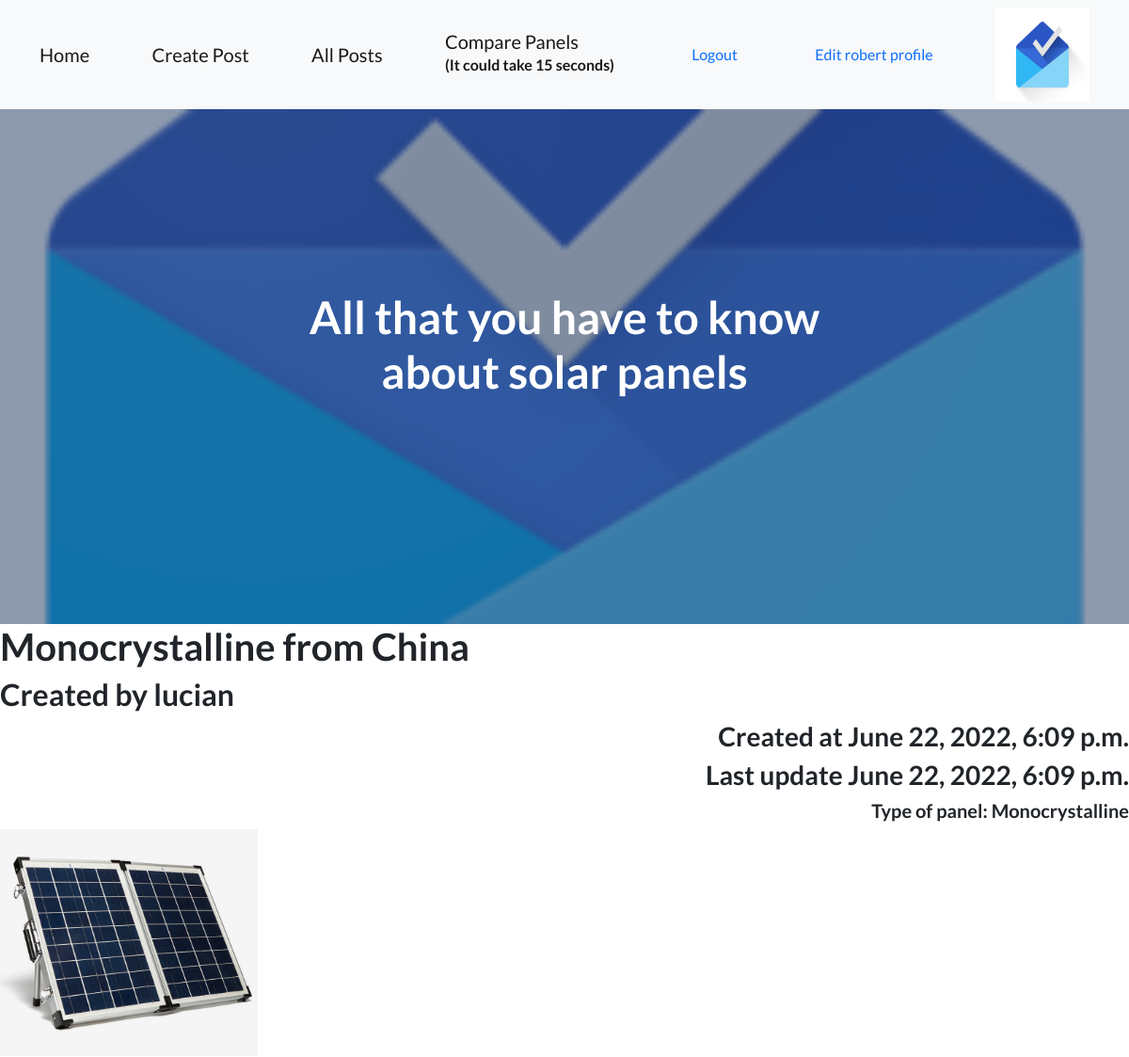
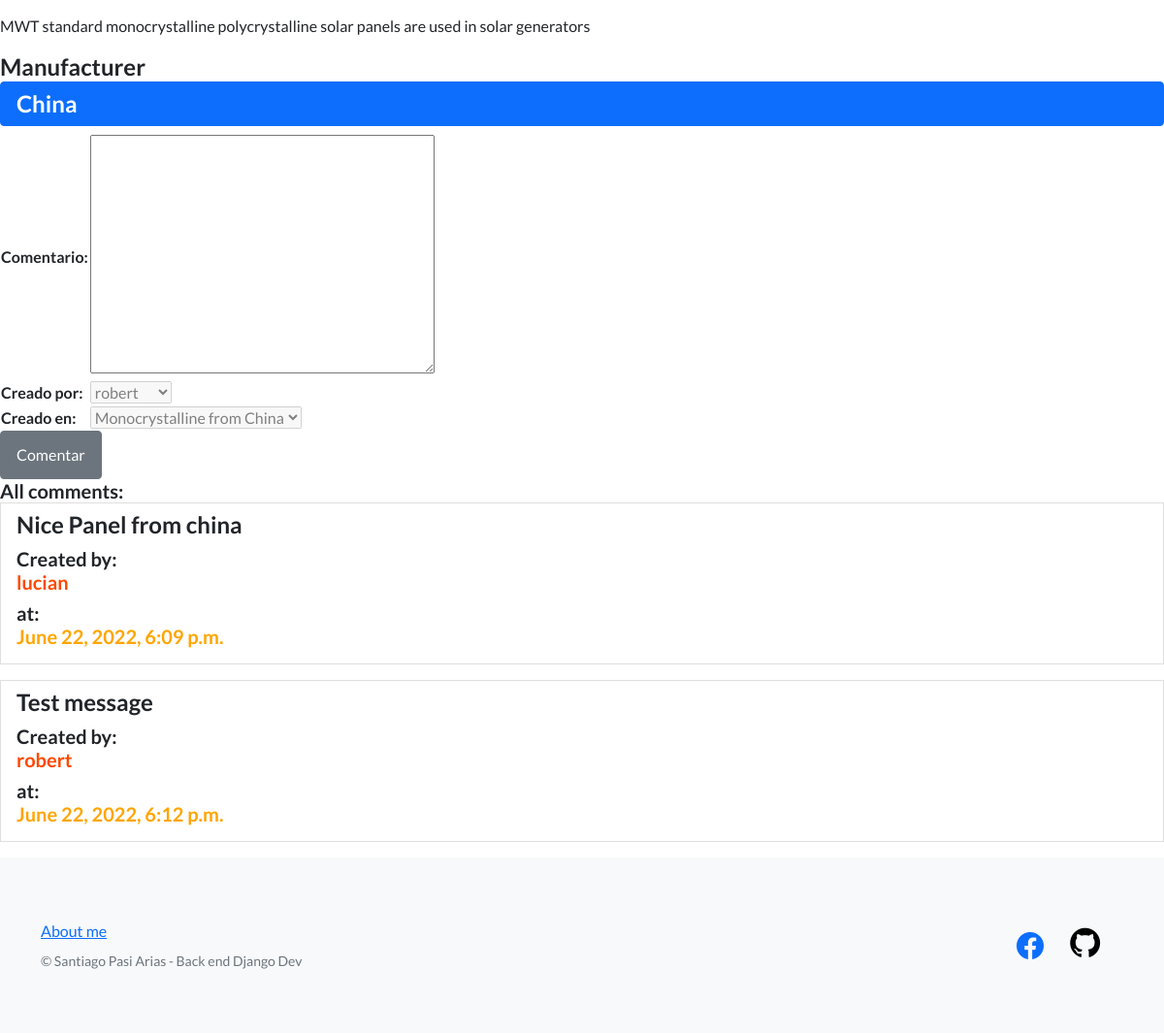
The app's page /blogApp/post/1 (signed in) with its own data (2 pictures, top to bottom).
### blogApp/models.py (models this page shows)
class Post(models.Model):
    titulo = models.CharField(max_length=200)
    cuerpo = models.TextField()
    creado = models.DateTimeField(auto_now_add=True)
    actualizado = models.DateTimeField(auto_now=True)
    image=models.ImageField(blank=True)
    creado_por = models.ForeignKey(User ,on_delete=models.CASCADE)
    tags=models.ManyToManyField('Tag',blank=True)
    def __str__(self):
        return self.titulo
    class TipoPost(models.TextChoices):
        monocrystalline = 'Monocrystalline'
        polycrystalline='Polycrystalline'
    tipo_post = models.CharField(choices= TipoPost.choices, max_length=40)

class Tag(models.Model):
    tag = models.CharField(max_length=100,validators=[validar_texto])
    def __str__(self):
        return self.tag

class Comentarios(models.Model):
    comentario = models.TextField(max_length=500)
    creado_por = models.ForeignKey(User, on_delete=models.CASCADE,related_name='creado_por')
    creado = models.DateTimeField(auto_now_add=True)
    creado_en=models.ForeignKey(Post, on_delete=models.CASCADE,related_name='creado_en')
    def __str__(self):
        return self.comentario

### blogApp/views.py (the view)
# urls.py: path('post/<int:id>',views.post_individual,name="PostIndividual"),
def post_individual(request,id):
    post=Post.objects.get(id=id)
    comentarios = Comentarios.objects.filter(creado_en=post)
    crear_comentario=ComentariosForm(initial={'creado_por': request.user,'creado_en':post})
    if request.method == 'POST':
        crear_comentario=ComentariosForm(request.POST,initial={'creado_por': request.user,'creado_en':post})
        crear_comentario.save()
        return render(request, 'post.html', {'mensaje':f"Comentario creado correctamente","post":post,"comentarios":comentarios,"crear_comentario":crear_comentario})
    else:
        return render(request,'post.html',{'post':post,'comentarios':comentarios,'crear_comentario':crear_comentario})

### blogApp/forms.py
class ComentariosForm(ModelForm):
    class Meta:
        model = Comentarios
        fields = "__all__"
    def __init__(self, *args, **kwargs):
        super(ComentariosForm, self).__init__(*args, **kwargs)
        self.fields['creado_en'].disabled = True
        self.fields['creado_por'].disabled = True

### blogApp/template/post.html (shortened to what this page needs)
{%extends 'index.html'%}
{%load static %}
    {%block content%}
<h1>
    {{post.titulo}}
</h1>
<h2>
    Created by
    {{post.creado_por}}
</h2>
    <h3 style="text-align: right;">
        Created at
        {{post.creado}}
    </h3>
    <h3 style="text-align: right;">
        Last update
        {{post.actualizado}}
    </h3>
    <h5 style="text-align: right;">
        Type of panel:
        {{post.tipo_post}}
    </h5>
    <div>
        <p>
            <img src="{{post.image.url}}" alt="">
        </p>
        <p>
            {{post.cuerpo}}
        </p>
    </div>
    <h4>
        Manufacturer
        {%for tag in post.tags.all%}
        <ul class="list-group">
            <li class="list-group-item active">{{tag}}</li>
        </ul>
        {%endfor%}
    </h4>
    {%if request.user.is_authenticated%}
    <table>
        <tr>
            <form action="" method="POST">
                {{crear_comentario.as_table}}
        </tr>
    </table>
        <tr>
            <input type="submit" value="Comentar" class="btn btn-secondary">
        </tr>
   {%endif%}
<h5>
    All comments:
    {%for i in comentarios%}
    <ul class="list-inline">
        <li class="list-group-item comentarios">
            <h4>
                {{i}}
            </h4>
            <div>
                Created by:
                <h5 style="color: rgb(255, 72, 0)">
                    {{i.creado_por}}
                </h5>
                at:
                <h5 style="color: orange">
                    {{i.creado}}
                </h5>
            </div>
        </li>
    </ul>
    {%endfor%}
</h5>
    {%endblock content%}

### blogApp/template/index.html (shortened to what this page needs)
<!DOCTYPE html>
<html lang="en">
    <head>
        {% load static %}
        <link href="https://cdn.jsdelivr.net/npm/bootstrap-icons@1.5.0/font/bootstrap-icons.css" rel="stylesheet" type="text/css" />
        <link href="{%static 'blogApp/css/styles.css' %}" rel="stylesheet" />
        <link rel="stylesheet" href="https://cdnjs.cloudflare.com/ajax/libs/font-awesome/4.7.0/css/font-awesome.min.css">
    </head>
    <body>
        <nav class="navbar navbar-light bg-light static-top">
            <div class="container">
                <a class="navbar-brand" href="{%url 'Inicio'%}">Home</a>
                <a class="navbar-brand" href="{%url 'CrearPost'%}">Create Post</a>
                <a class="navbar-brand" href="{%url 'Posts'%}">All Posts</a>
                <a class="navbar-brand" href="{%url 'Panels'%}">Compare Panels
                    <h6>
                        (It could take 15 seconds)
                    </h6>
                </a>
                    {% if user.is_authenticated %}
                      <a class="nav-link" href="{%url 'Logout'%}">Logout</a>
                      <a class="nav-link" href="{%url 'Perfil'%}">Edit {{user.username}} profile</a>
                        <a href="{%url 'Inbox'%}">
                            <img title="Ver tus mensajes" border="0" alt="Inbox" src="{%static 'blogApp\assets\img\inbox.gif'%}" width="100" height="100" >
                        </a>
                    {% else %}
                    <a class="navbar-brand" href="{%url 'Login'%}">Login</a>
                    {% endif %}
            </div>
        </nav>
        <header class="masthead">
            <div class="container position-relative">
                <div class="row justify-content-center">
                    <div class="col-xl-6">
                        <div class="text-center text-white">
                            <h1 class="mb-5">All that you have to know about solar panels</h1>
                        </div>
                    </div>
                </div>
            </div>
        </header>
                    {% block content %}
                    {% endblock content %}
        <footer class="footer bg-light">
            <div class="container">
                <div class="row">
                    <div class="col-lg-6 h-100 text-center text-lg-start my-auto">
                        <ul class="list-inline mb-2">
                            <li class="list-inline-item"><a href="{%url 'About'%}">About me</a></li>
                        </ul>
                        <p class="text-muted small mb-4 mb-lg-0">&copy; Santiago Pasi Arias - Back end Django Dev</p>
                    </div>
                    <div class="col-lg-6 h-100 text-center text-lg-end my-auto">
                        <ul class="list-inline mb-0">
                            <li class="list-inline-item me-4">
                                <a href="https://www.facebook.com/pasisantiago/" target="_blank"><i class="bi-facebook fs-3"></i></a>
                            </li>
                            <li class="list-inline-item me-4">
                                <a href="https://github.com/santiagopasi" target="_blank"><i class="fa fa-github" style="font-size:36px; color: black;"></i></a>
                            </li>
                        </ul>
                    </div>
                </div>
            </div>
        </footer>
    </body>
</html>

### records on screen
Post: titulo "Monocrystalline from China", creado_por "lucian", creado "June 22, 2022, 6:09 p.m.", actualizado "June 22, 2022, 6:09 p.m.", tipo_post "Monocrystalline", image (picture), cuerpo "MWT standard monocrystalline polycrystalline solar panels are used in solar generators"
Tag: tag "China"
Comentarios: comentario "Nice Panel from china", creado_por "lucian", creado "June 22, 2022, 6:09 p.m."
Comentarios: comentario "Test message", creado_por "robert", creado "June 22, 2022, 6:12 p.m."

### other values on screen
{{ user.username }} "robert"
